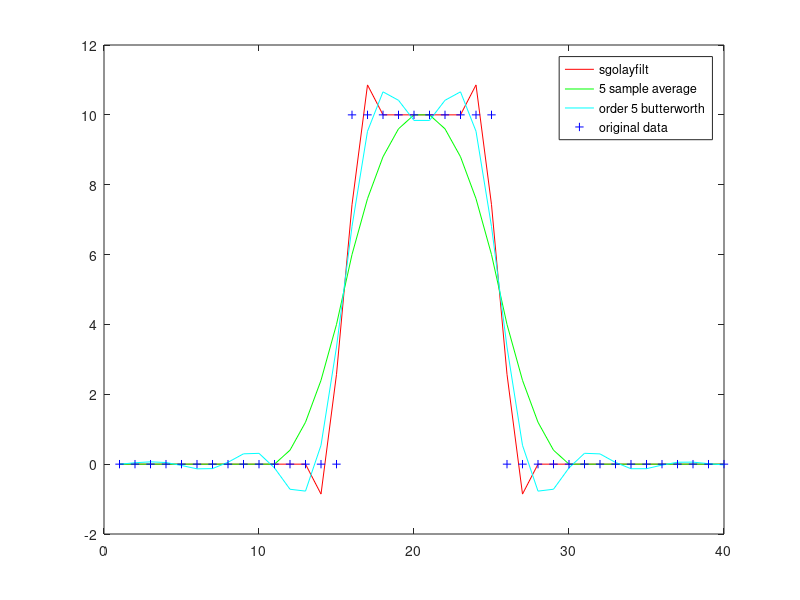

The MATLAB script that drew this image:
# Octave doesn't have MATLAB's smooth function, but if you install octave-forge's signal toolbox
# then it has a function to do Savitsky-Golay smoothing

#  $ sudo apt-get install octave-signal

# square wave
x = [zeros(1,15), 10*ones(1,10), zeros(1,15)];

plot(x);

# an order 5 butterworth filter
[b, a] = butter (5, 1/3);
butterworth=filtfilt (b, a, x);

plot (sgolayfilt (x), "r;sgolayfilt;", ...
                  filtfilt (ones (1,5)/5, 1, x), "g;5 sample average;", ...
                  butterworth, "c;order 5 butterworth;", ...
                  x, "+b;original data;");


 
